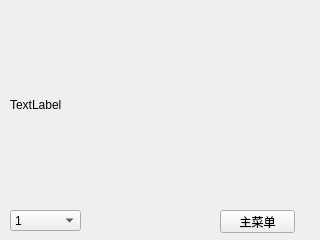
<?xml version="1.0" encoding="UTF-8"?>
<ui version="4.0">
 <class>map</class>
 <widget class="QWidget" name="map">
  <property name="geometry">
   <rect>
    <x>0</x>
    <y>0</y>
    <width>320</width>
    <height>240</height>
   </rect>
  </property>
  <property name="windowTitle">
   <string>map</string>
  </property>
  <widget class="QLabel" name="label">
   <property name="geometry">
    <rect>
     <x>10</x>
     <y>10</y>
     <width>300</width>
     <height>190</height>
    </rect>
   </property>
   <property name="text">
    <string>TextLabel</string>
   </property>
   <property name="scaledContents">
    <bool>true</bool>
   </property>
  </widget>
  <widget class="QComboBox" name="comboBox">
   <property name="geometry">
    <rect>
     <x>10</x>
     <y>210</y>
     <width>71</width>
     <height>21</height>
    </rect>
   </property>
   <item>
    <property name="text">
     <string>1</string>
    </property>
   </item>
   <item>
    <property name="text">
     <string>2</string>
    </property>
   </item>
   <item>
    <property name="text">
     <string>3</string>
    </property>
   </item>
  </widget>
  <widget class="QPushButton" name="pushButton">
   <property name="geometry">
    <rect>
     <x>220</x>
     <y>210</y>
     <width>75</width>
     <height>23</height>
    </rect>
   </property>
   <property name="text">
    <string>主菜单</string>
   </property>
  </widget>
 </widget>
 <layoutdefault spacing="6" margin="11"/>
 <resources/>
 <connections/>
</ui>
